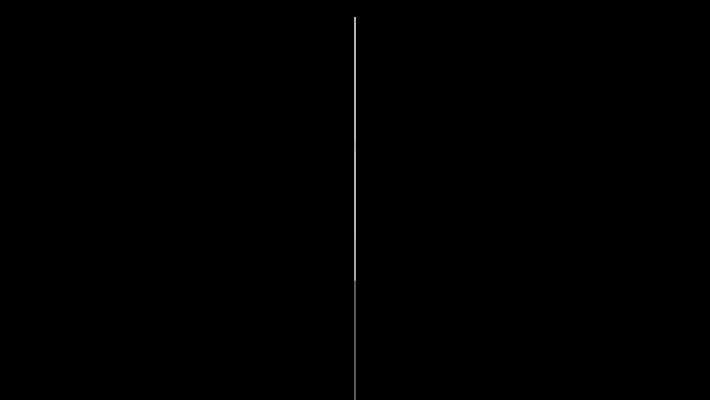
Frame 1 (no input)
Frame 60 (no input): identical to frame 1, image omitted
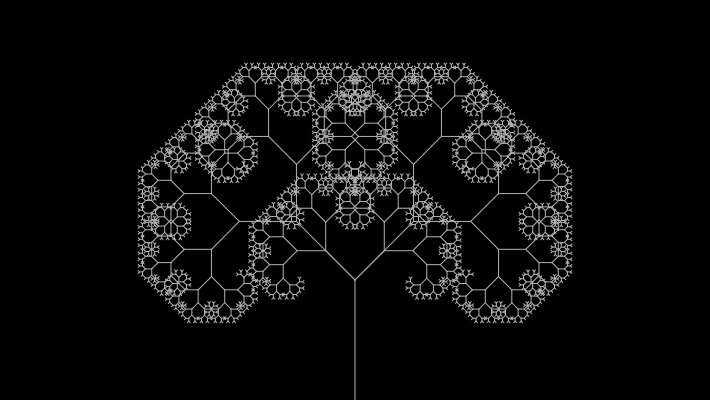
Frame 120 (the mouse pressed at the canvas centre since frame 60)

The p5.js sketch that drew these frames (run headless with seeded random() and noise() and a simulated clock; from frame 60 on, the mouse is pressed at the canvas centre):

// p5.js sketch
// ── sketch.js
let theta;

function setup() {
  createCanvas(710, 400);
}

function draw() {
  background(0);
  frameRate(60);
  stroke(180);
  let a = (mouseX / width) * 90;
  theta = radians(a);
  translate(width/2,height);
  line(0,0,0,-120);
  translate(0,-120);
  branch(120);
  branch(60);

}

function branch(h) {
  h *= 0.69;

  if (h > 2) {
    push();   
    rotate(theta);   
    line(0, 0, 0, -h);  
    translate(0, -h); 
    branch(h);       
    pop();    
    fill(455)
    push();
    rotate(-theta);
    line(0, 0, 0, -h);
    translate(0, -h);
    branch(h);
    pop();
  }
}
